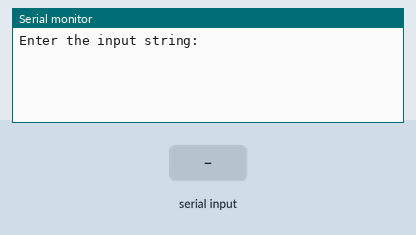
Recording of a sketch running on a simulated Arduino Uno, built with avr-gcc and run on an emulated ATmega328P. Parts: the last lines printed to the serial monitor. The test bench sets the inputs (shaded band).

Above: at 1.2 s.
1.3 s: "1" received over Serial
At 3.4 s:
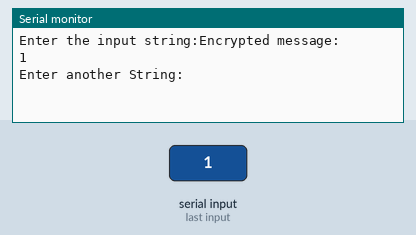
3.8 s: "0" received over Serial
At 5.2 s:
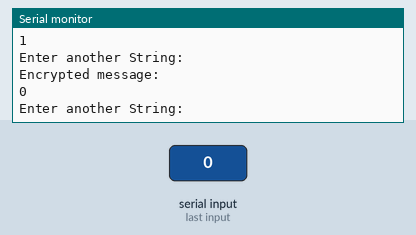
5.3 s: "2" received over Serial
At 7.6 s:
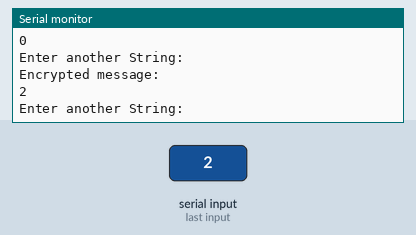

Measured:
- after the input at 1.3 s, the serial monitor: prints a new line after 1.0 s (image 1)
- after the input at 3.8 s, the serial monitor: prints a new line after 1.0 s (image 2)
- after the input at 5.3 s, the serial monitor: prints a new line after 1.0 s (image 3)

The sketch:

encrypt_a_message1.ino
```cpp
// C++ code
//
const int shift=3;
char encryptChar(char ch){
  if(ch>='a'&&ch<='z'){
    ch=(ch-'a'+shift)%26+'a';
  }
  else if(ch>='A'&&ch<='Z'){
    ch=(ch-'A'+shift)%26+'A';
  }
  return ch;
}
void setup()
{
 Serial.begin(9600);
  Serial.print("Enter the input string:");

}

void loop()
{
  if(Serial.available()>0){
    String input=Serial.readString();
    String encryptedMessage="";
    for(int i=0;i<input.length();i++){
      encryptedMessage+=encryptChar(input[i]);
    }
    Serial.println("Encrypted message:");
    Serial.println(encryptedMessage);
    Serial.println("Enter another String:");
  }
}
```
